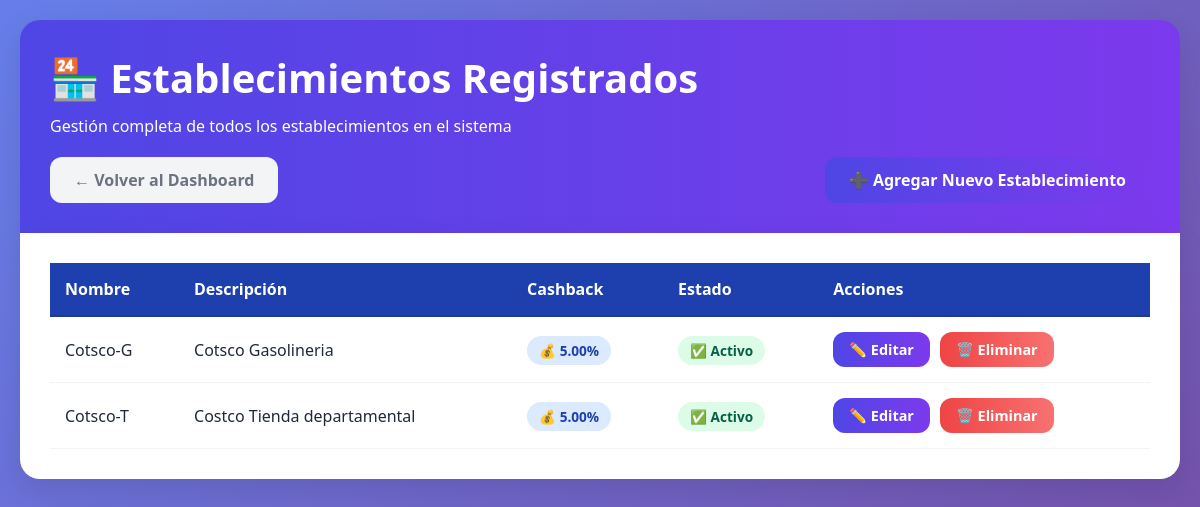
The page /establecimientos/ (signed in) on the database its author committed.
### tarjetas_app/models.py (models this page shows, shortened)
class Establecimiento(models.Model):
    nombre = models.CharField(max_length=200, verbose_name="Nombre del establecimiento")
    descripcion = models.TextField(blank=True, verbose_name="Descripción")
    porcentaje_cashback = models.DecimalField(
        max_digits=5,
        decimal_places=2,
        default=0,
        verbose_name="Porcentaje de cashback (%)"
    )
    activo = models.BooleanField(default=True, verbose_name="Activo")
    class Meta:
        verbose_name = "Establecimiento"
        verbose_name_plural = "Establecimientos"
        ordering = ['nombre']

### tarjetas_app/views.py (the view)
# urls.py: path('establecimientos/', views.lista_establecimientos, name='lista_establecimientos'),
@login_required
def lista_establecimientos(request):
    establecimientos = Establecimiento.objects.all()
    return render(request, 'tarjetas_app/lista_establecimientos.html', {'establecimientos': establecimientos})

### templates/tarjetas_app/lista_establecimientos.html (shortened to what this page needs)
<!DOCTYPE html>
<html lang="es">
<head>
</head>
<body>
    <div class="container">
        <div class="header">
            <h1>🏪 Establecimientos Registrados</h1>
            <p>Gestión completa de todos los establecimientos en el sistema</p>
            <div class="header-actions">
                <a href="{% url 'dashboard' %}" class="btn btn-secondary">
                    ← Volver al Dashboard
                </a>
                <a href="{% url 'nuevo_establecimiento' %}" class="btn btn-primary">
                    ➕ Agregar Nuevo Establecimiento
                </a>
            </div>
        </div>
        <div class="establecimientos-table">
            {% if establecimientos %}
            <table>
                <thead>
                    <tr>
                        <th>Nombre</th>
                        <th>Descripción</th>
                        <th>Cashback</th>
                        <th>Estado</th>
                        <th>Acciones</th>
                    </tr>
                </thead>
                <tbody>
                    {% for establecimiento in establecimientos %}
                    <tr>
                        <td>{{ establecimiento.nombre }}</td>
                        <td>{{ establecimiento.descripcion|truncatechars:50|default:"-" }}</td>
                        <td>
                            {% if establecimiento.porcentaje_cashback > 0 %}
                                <span class="cashback-badge">💰 {{ establecimiento.porcentaje_cashback }}%</span>
                            {% else %}
                                <span style="color: #9ca3af;">0%</span>
                            {% endif %}
                        </td>
                        <td>
                            {% if establecimiento.activo %}
                                <span class="estado-activo">✅ Activo</span>
                            {% else %}
                                <span class="estado-inactivo">❌ Inactivo</span>
                            {% endif %}
                        </td>
                        <td>
                            <div class="acciones">
                                <a href="{% url 'editar_establecimiento' establecimiento.id %}" class="btn btn-edit">
                                    ✏️ Editar
                                </a>
                                <a href="{% url 'eliminar_establecimiento' establecimiento.id %}" class="btn btn-delete">
                                    🗑️ Eliminar
                                </a>
                            </div>
                        </td>
                    </tr>
                    {% endfor %}
                </tbody>
            </table>
            {% endif %}
        </div>
    </div>
</body>
</html>

### templates/tarjetas_app/lista_establecimientos.html (style rules this page uses)
* { margin: 0; padding: 0; box-sizing: border-box; font-family: 'Segoe UI', Tahoma, Geneva, Verdana, sans-serif; }
body { background: linear-gradient(135deg, #667eea 0%, #764ba2 100%); min-height: 100vh; padding: 20px; }
.container { max-width: 1200px; margin: 0 auto; }
.header { background: linear-gradient(to right, #4f46e5, #7c3aed); color: white; border-radius: 20px 20px 0 0; padding: 30px; box-shadow: 0 10px 30px rgba(0,0,0,0.1); }
.header h1 { color: white; font-size: 2.5rem; margin-bottom: 10px; display: flex; align-items: center; gap: 15px; }
.header-actions { display: flex; justify-content: space-between; align-items: center; margin-top: 20px; }
.btn { padding: 12px 24px; border: none; border-radius: 12px; font-size: 1rem; font-weight: 600; cursor: pointer; transition: all 0.3s ease; display: flex; align-items: center; gap: 8px; text-decoration: none; }
.btn-primary { background: linear-gradient(to right, #4f46e5, #7c3aed); color: white; }
.btn-secondary { background: #f3f4f6; color: #6b7280; }
.btn-edit { background: linear-gradient(to right, #4f46e5, #7c3aed); color: white; padding: 8px 16px; font-size: 0.9rem; }
.btn-delete { background: linear-gradient(to right, #ef4444, #f87171); color: white; padding: 8px 16px; font-size: 0.9rem; }
.establecimientos-table { background: white; border-radius: 0 0 20px 20px; padding: 30px; box-shadow: 0 10px 30px rgba(0,0,0,0.1); overflow-x: auto; }
table { width: 100%; border-collapse: collapse; }
th { background: #1e40af; color: white; padding: 15px; text-align: left; font-weight: 600; border-bottom: 2px solid #1e3a8a; }
td { padding: 15px; border-bottom: 1px solid #f3f4f6; color: #1f2937; }
.cashback-badge { background: #dbeafe; color: #1e40af; padding: 5px 12px; border-radius: 20px; font-size: 0.85rem; font-weight: 600; }
.estado-activo { background: #dcfce7; color: #065f46; padding: 5px 12px; border-radius: 20px; font-size: 0.85rem; font-weight: 600; }
.acciones { display: flex; gap: 10px; }

### rows shown on the page
Establecimiento: nombre "Cotsco-G", descripcion "Cotsco Gasolineria", porcentaje_cashback "5.00", activo "✅ Activo"
Establecimiento: nombre "Cotsco-T", descripcion "Costco Tienda departamental", porcentaje_cashback "5.00", activo "✅ Activo"
